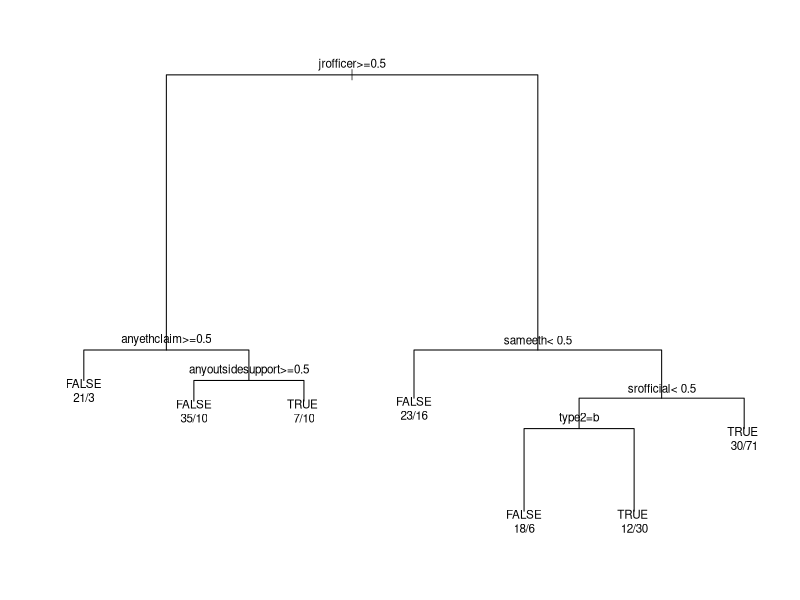

Reproduce this figure in R.
## ---- chunk 1
library(tidyverse)
library(rpart)
library(ranger)
library(caret)
set.seed(63212)
## ---- chunk 2
MCL = read_csv("MCL2.csv")
MCL$success = case_match(MCL$success, 1 ~ TRUE, 2 ~ FALSE)
MCL$jrofficer = case_match(MCL$jrofficer, c(0,NA) ~ 0, 1 ~ 1)
MCL = MCL %>% filter(is.na(coder) == FALSE)
MCL = MCL %>% filter(is.na(staged) == TRUE)
MCL2 = MCL
MCL2$success = as.factor(MCL2$success)
## ---- chunk 3
table(MCL2$type)
## ---- chunk 4
mcl3 = MCL2 %>% select(nonmilcoup, srofficial, jrofficer, sameeth, anyethclaim, relative, anyoutsidesupport)
Covmat = round(cor(mcl3), 2)
Covmat
## ---- chunk 5
n <- nrow(MCL2)
train_index <- sample(1:n, round(0.7*n))
MCL2_train <- MCL2[train_index, ]
MCL2_test <- MCL2[-train_index, ]
## ---- chunk 6
glm1 = glm(success ~ type2 + nonmilcoup + srofficial + jrofficer + sameeth + anyethclaim + relative + anyoutsidesupport, data = MCL2_train, family = "binomial")
summary(glm1)
## ---- chunk 7
glm2 = step(glm1)
summary(glm2)
## ---- chunk 8
preds0= predict(glm2, newdata = MCL2_test, type = "response")
preds0 = ifelse(preds0 > 0.5, 1, 0)
cmglm = table(predicted = preds0, actual = MCL2_test$success)
addmargins(cmglm)
sum(diag(cmglm))/nrow(MCL2_test)
## ---- chunk 9
glm3 = train(success ~ type2 + nonmilcoup + srofficial + jrofficer + anyethclaim + anyoutsidesupport,
  data = MCL2,
  trControl = trainControl(method = "cv", number = 10),
  method = "glm",
  family = "binomial",
)
glm3
## ---- chunk 10
t1 <- rpart(success ~ type2 + nonmilcoup + srofficial + jrofficer + sameeth + anyethclaim + relative + anyoutsidesupport,
data = MCL2_train, method = "class")
par(cex=0.7, xpd=NA)
plot(t1)
text(t1, use.n = TRUE)
## ---- chunk 11
preds1= predict(t1, newdata = MCL2_test, type = "class")
cmtree = table(predicted = preds1, actual = MCL2_test$success)
addmargins(cmtree)
sum(diag(cmtree))/nrow(MCL2_test)
## ---- chunk 12
rf1 <- ranger(success ~ type2 + nonmilcoup + srofficial + jrofficer + sameeth + anyethclaim + relative + anyoutsidesupport, data = MCL2_train,
num.trees = 500,
classification = TRUE)
## ---- chunk 13
predrf = predict(rf1, data = MCL2_test)
predsvect = predrf$predictions
cmrf = table(predicted = predsvect, actual = MCL2_test$success)
addmargins(cmrf)
sum(diag(cmrf))/nrow(MCL2_test)
## ---- chunk 14
testBFCoup = data.frame(nonmilcoup = 0, success = TRUE, type2 = "CH", srofficial = 0, jrofficer = 1, sameeth = 1, anyethclaim = 0, relative = 0, anyoutsidesupport = 0)
predict(glm2, newdata = testBFCoup, type = "response")
predict(t1, newdata = testBFCoup, type = "class")
predBF = predict(rf1, data = testBFCoup, type = "response", predict.all = TRUE)
table(predBF$predictions)
## ---- chunk 15
glmtest = glm(success ~ type2 + nonmilcoup + srofficial + jrofficer + sameeth + anyethclaim + relative + anyoutsidesupport, data = MCL2, family = "binomial")
summary(glmtest)
## ---- chunk 16
glmtest2 = step(glmtest)
summary(glmtest2)
